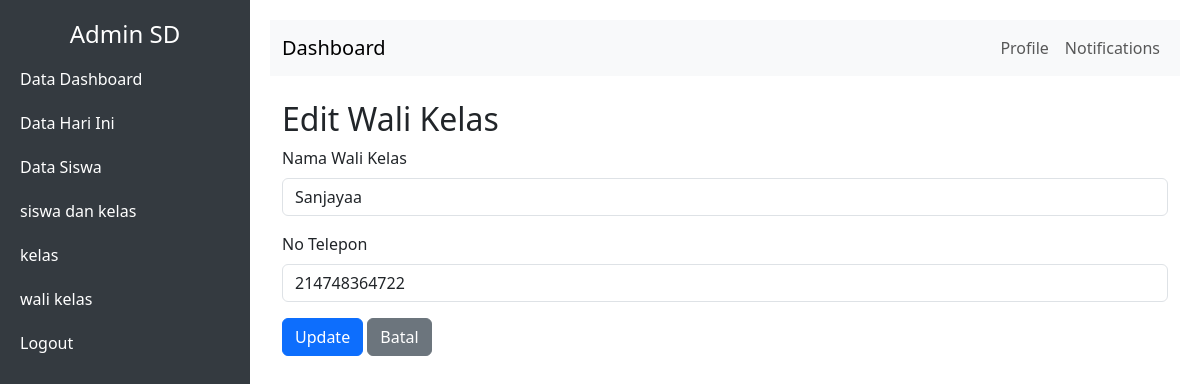
Screenshot of /edit_wali_kelas.php?id_wali_kelas=1 (signed in) with the database file from the repository.
### tables this page shows
CREATE TABLE `tingkat` (
  `id_tingkat` int(10) NOT NULL AUTO_INCREMENT,
  `tingkat` varchar(100) DEFAULT NULL,
  `status_hapus` int(10) NOT NULL DEFAULT 0,
  PRIMARY KEY (`id_tingkat`)
);

CREATE TABLE `wali_kelas` (
  `id_wali_kelas` int(10) NOT NULL AUTO_INCREMENT,
  `id_user` int(10) DEFAULT NULL,
  `nama_wali_kelas` varchar(100) DEFAULT NULL,
  `no_telpon` varchar(100) DEFAULT NULL,
  `id_tingkat` int(10) DEFAULT NULL,
  `status_hapus` int(10) DEFAULT 0,
  PRIMARY KEY (`id_wali_kelas`)
);

### edit_wali_kelas.php (the view, shortened to what this page needs)
<?php
include "koneksi.php";
if (isset($_GET['id_wali_kelas'])) {
    $id_wali_kelas = $_GET['id_wali_kelas'];
    $query = "SELECT * FROM wali_kelas WHERE id_wali_kelas = '$id_wali_kelas'";
    $result = mysqli_query($conn, $query);
    if (mysqli_num_rows($result) > 0) {
        $row = mysqli_fetch_assoc($result);
    } else {
        echo "<script>alert('Data tidak ditemukan!'); window.location='wali_kelas.php';</script>";
        exit;
    }
} else {
    echo "<script>alert('ID tidak valid!'); window.location='wali_kelas.php';</script>";
    exit;
}
?>
<!DOCTYPE html>
<html lang="en">
<head>
    <link href="https://cdn.jsdelivr.net/npm/bootstrap@5.3.0/dist/css/bootstrap.min.css" rel="stylesheet">
</head>
<body>
    <?php include "navbar.php"; ?>
    <div class="content">
        <nav class="navbar navbar-expand-lg navbar-light bg-light">
            <div class="container-fluid">
                <a class="navbar-brand" href="#">Dashboard</a>
                <div class="collapse navbar-collapse" id="navbarNav">
                    <ul class="navbar-nav ms-auto">
                        <li class="nav-item">
                            <a class="nav-link" href="#">Profile</a>
                        </li>
                        <li class="nav-item">
                            <a class="nav-link" href="#">Notifications</a>
                        </li>
                    </ul>
                </div>
            </div>
        </nav>
        <div class="container mt-4">
            <h2>Edit Wali Kelas</h2>
            <form method="POST">
                <div class="mb-3">
                    <label for="nama_wali" class="form-label">Nama Wali Kelas</label>
                    <input type="text" class="form-control" id="nama_wali" name="nama_wali" value="<?php echo $row['nama_wali_kelas']; ?>" required>
                </div>
                <div class="mb-3">
                    <label for="no_telpon" class="form-label">No Telepon</label>
                    <input type="number" class="form-control" id="no_telpon" name="no_telpon" value="<?php echo $row['no_telpon']; ?>" required>
                </div>
                <button type="submit" class="btn btn-primary">Update</button>
                <a href="wali_kelas.php" class="btn btn-secondary">Batal</a>
            </form>
        </div>
    </div>
</body>
</html>

### navbar.php (shortened to what this page needs)
<div class="sidebar">
    <?php
    if ($_SESSION['jabatan'] == 'admin') {
    ?>
        <h4 class="text-center">Super Admin</h4>
    <?php
    } elseif ($_SESSION['jabatan'] == 'jenjang') {
        $id = $_SESSION['id_user'];
        $query_cari_id = mysqli_query($conn, "SELECT * from jenjang where id_user = '$id'");
        $row_cari_id = mysqli_fetch_array($query_cari_id);
        $id_tingkat = $row_cari_id['id_tingkat'];
        $query_tangkap_tingkat = mysqli_query($conn, "SELECT * from tingkat where id_tingkat = '$id_tingkat'");
        $row_tangkap_tingkat = mysqli_fetch_array($query_tangkap_tingkat);
        $tingkat = $row_tangkap_tingkat['tingkat'];
    ?>
        <h4 class="text-center"> Admin <?php echo $tingkat; ?></h4>
    <?php
    }
    ?>
    <a href="data_dashboard.php">Data Dashboard</a>
    <a href="dashboard.php">Data Hari Ini</a>
    <a href="data_siswa.php">Data Siswa</a>
    <a href="data_siswa_kelas.php">siswa dan kelas</a>
    <?php
    if ($_SESSION['jabatan'] == 'jenjang') {
    ?>
        <a href="kelas.php">kelas</a>
        <a href="wali_kelas.php">wali kelas</a>
    <?php
    }
    ?>
    <a href="logout.php">Logout</a>
</div>

### edit_wali_kelas.php (style rules this page uses)
body { display: flex; height: 100vh; margin: 0; overflow: hidden; }
.sidebar { width: 250px; background-color: #343a40; color: #fff; display: flex; flex-direction: column; padding: 20px 0; }
.sidebar a { color: #fff; text-decoration: none; padding: 10px 20px; display: block; }
.content { flex: 1; padding: 20px; overflow-y: auto; }
.navbar { background-color: #f8f9fa; }

### rows the page displays
tingkat: tingkat "SD"
wali_kelas: nama_wali "Sanjayaa", no_telpon "214748364722"
